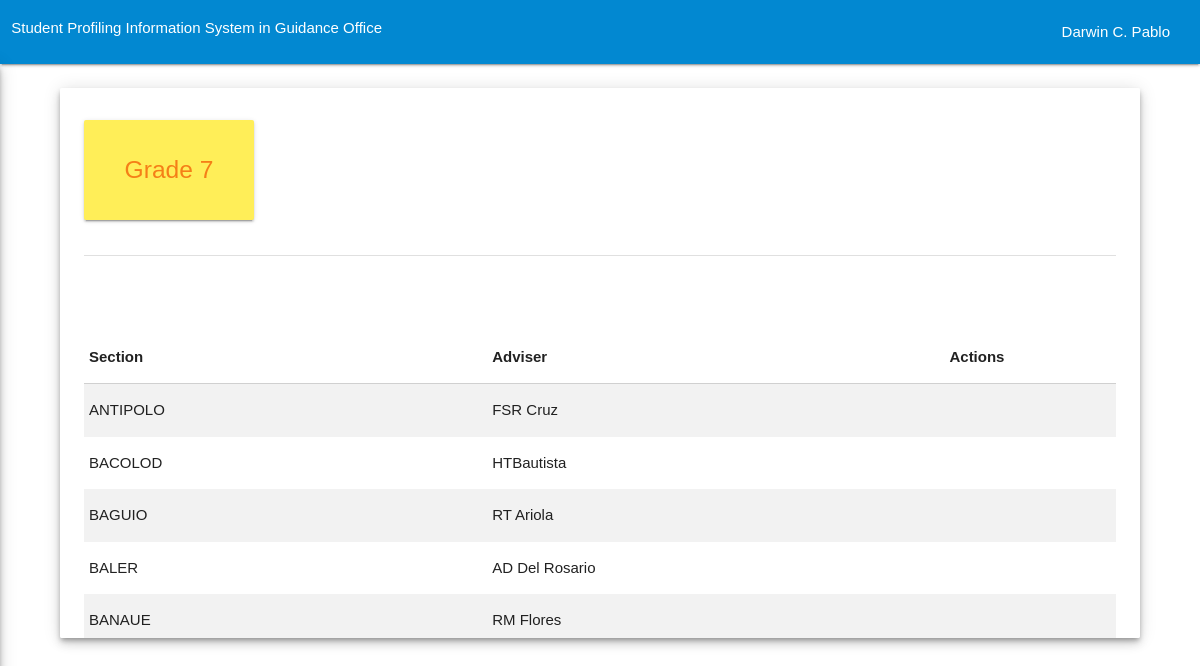
Page /admin/year_level/grade7.php (signed in) on the committed database.
### tables this page shows
CREATE TABLE `grd7` (
  `grd7_id` int(255) NOT NULL,
  `section` varchar(255) NOT NULL,
  `adviser` varchar(255) NOT NULL
);

### admin/year_level/grade7.php (the view, shortened to what this page needs)
<?php
include '../../database/db.php';
if(isset($_SESSION['user_type'])== 1){
$query1= mysqli_query($con,"SELECT * FROM admin WHERE `username`='".$_SESSION['username']."' AND `user_type`= 1 ");
$num1 = mysqli_num_rows($query1);
if($num1==1){
?>
<!DOCTYPE html>
<html>
	<head>
		<link type="text/css" rel="stylesheet" href="../../assets/css/materialize.min.css"  media="screen,projection"/>
		<link rel="stylesheet" href="../../assets/stepper/materialize-stepper.min.css">
		<link type="text/css" rel="stylesheet" href="../../assets/css/custom.css"  media="screen,projection"/>
		<link type="text/css" rel="stylesheet" href="../../assets/css/custom2.css"  media="screen,projection"/>
	</head>
	<body>
		<form method="POST" action="#">
			<?php include'nav_top.php';?>
			<div class="card-panel year-level-content z-depth-3">
				<div class="row">
					<div class="card-panel yellow lighten-1 center"
						  style="width:170px;
						         height:100px;">
						<h5 class="yellow-text text-darken-4">
							Grade 7
						</h5>
					</div>
				</div>
			<div class="divider"></div>
			<br>
				<div class="row">
					<div class=" col s1 push-s10 custom-button-top">
						<a href="add_section_grd7.php" class="tooltipped" data-position="left" data-delay="50" data-tooltip="Add Section">
						</a>
					</div>
				</div>
				<table class="striped">
					<thead>
						<tr>
							<th>Section</th>
							<th>Adviser</th>
							<th></th>
							<th></th>
							<th></th>
							<th></th>
							<th></th>
							<th></th>
							<th>Actions</th>
						</tr>
					</thead>
					<tbody>
						<?php
						$grd7_query = mysqli_query($con, "SELECT * FROM grd7 ORDER BY section ASC");
						if (mysqli_num_rows($grd7_query ) > 0) {
							while($row = mysqli_fetch_array($grd7_query )) {
						?>
						<tr>
								<td><?php echo $row['section'];?></td>
								<td><?php echo $row['adviser'];?></td>
								<td></td>
								<td></td>
								<td></td>
								<td></td>
								<td></td>
								<td></td>
								<td>
							<a href="grade7.php?edit=1&grd7_id=<?php echo $row["grd7_id"];?>" class="tooltipped" data-position="top" data-delay="50" data-tooltip="Edit">
							</a>
							<a href="grade7.php?add=1&grd7_id=<?php echo $row["grd7_id"];?>" class="tooltipped" data-position="top" data-delay="50" data-tooltip="Add New Adviser">
							</a>
							<a href="grade7.php?view=1&grd7_id=<?php echo $row["grd7_id"];?>" class="tooltipped" data-position="top" data-delay="50" data-tooltip="view">
							</a>
							</td>
						</tr>
						<?php
					}
					}
						?>
					</tbody>
				</table>
			</form>
	<?php
		}else{
			header ("location:../../index.php");
			}
		}else{
			header ("location:../../index.php");
		}
			?>
		</body>
		</html>

### admin/year_level/nav_top.php (shortened to what this page needs)
<div class="navbar-fixed">
				<nav class=" light-blue white-text darken-2">
					<div class="nav-wrapper">
						<a href="#!" class="brand-logo">
							<div class="row">
								<h6 class="text-header col s12">
								Student Profiling Information System in Guidance Office
								</h6>
							</div>
						</a>
						<div class="row">
							<ul class="right">
								<li><?php echo $_SESSION['fullname'];?></li>
								<li>
									<a class='dropdown-button' data-beloworigin="true" data-constrainWidth= "false" data-gutter= "-5"  href='#' data-activates='dropdown1'>
									</a>
								</li>
							</ul>
						</div>
					</div>
				</nav>
			</div>
			<a href="#" data-activates="slide-out" class="button-collapse" style="float:left; padding:20px; position:fixed; clear:left;"><i class="fas fa-bars fa-3x"></i></a>

### assets/css/custom.css (style rules this page uses)
@media (min-width: 321px) { html { font-family: GillSans, Calibri, Trebuchet, sans-serif; ; } }
@media (min-width: 321px) { .text-header { margin: 5% 0 0 6%; } }
@media (min-width: 321px) { a { text-decoration: none; } }
@media (min-width: 321px) { .custom-button-top { margin-top: 10px; } }
@media (min-width: 767px) { html { font-family: GillSans, Calibri, Trebuchet, sans-serif; ; } }
@media (min-width: 767px) { .text-header { margin: 5% 0 0 6%; } }
@media (min-width: 767px) { a { text-decoration: none; } }
@media (min-width: 767px) { .custom-button-top { margin-top: 10px; } }
@media (min-width: 768px) { html { font-family: GillSans, Calibri, Trebuchet, sans-serif; ; } }
@media (min-width: 768px) { .text-header { margin: 5% 0 0 6%; } }
@media (min-width: 768px) { a { text-decoration: none; } }
@media (min-width: 768px) { .custom-button-top { margin-top: 10px; } }
@media (min-width: 992px) { html { font-family: GillSans, Calibri, Trebuchet, sans-serif; ; } }
@media (min-width: 992px) { .text-header { margin: 5% 0 0 6%; } }
@media (min-width: 992px) { a { text-decoration: none; } }
@media (min-width: 992px) { .custom-button-top { margin-top: 10px; } }
@media (min-width: 1200px) { html { font-family: GillSans, Calibri, Trebuchet, sans-serif; ; } }
@media (min-width: 1200px) { .text-header { margin: 5% 0 0 6%; } }
@media (min-width: 1200px) { a { text-decoration: none; } }
@media (min-width: 1200px) { .custom-button-top { margin-top: 10px; } }

### assets/css/custom2.css (style rules this page uses)
@media (min-width: 768px) { .year-level-content { width: 90%; margin-left: 5%; height: 650px; margin-top: 2%; overflow-y: scroll; } }
@media (min-width: 992px) { .year-level-content { width: 90%; margin-left: 5%; height: 550px; margin-top: 2%; overflow-y: scroll; } }
@media (min-width: 1200px) { .year-level-content { width: 90%; margin-left: 5%; height: 550px; margin-top: 2%; overflow-y: scroll; } }
.year-level-content { width: 80%; margin-left: 19.5%; height: 550px; margin-top: 1%; overflow-y: scroll; }

### rows in the picture
grd7: section "ANTIPOLO", adviser "FSR Cruz"
grd7: section "BACOLOD", adviser "HTBautista"
grd7: section "BAGUIO", adviser "RT Ariola"
grd7: section "BALER", adviser "AD Del Rosario"
grd7: section "BANAUE", adviser "RM Flores"

### other values in the picture
$_SESSION['fullname'] "Darwin C. Pablo"
